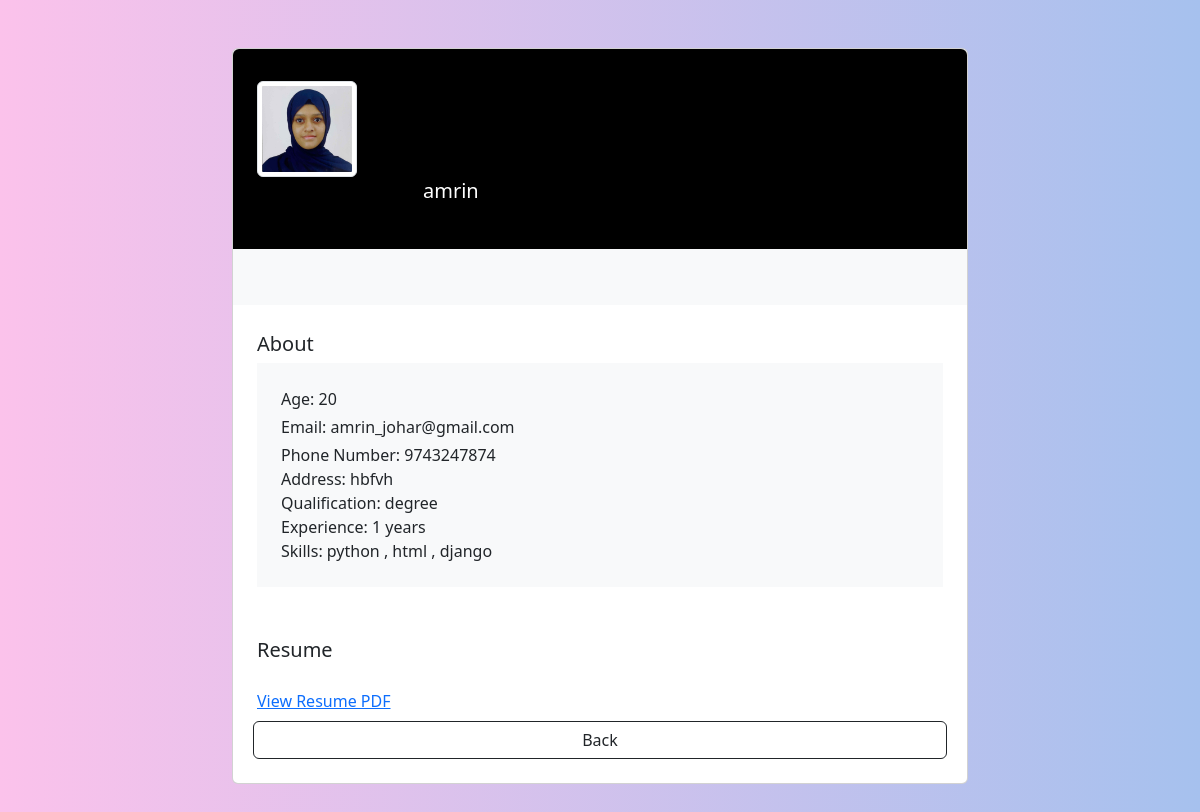
Page /view_details/1 (signed in) on the committed database.
### new_app/models.py (models this page shows)
class ProfileDetail(models.Model):
    user = models.ForeignKey(JobSeeker,on_delete=models.CASCADE,related_name='profile_details')
    qualification = models.CharField(max_length=20)
    experience = models.CharField(max_length=20)
    skills = models.CharField(max_length=50)
    resume = models.FileField(upload_to='resume/')
    profile_image = models.ImageField(upload_to='profiles/')

class JobSeeker(models.Model):
    user = models.OneToOneField(Login,on_delete=models.CASCADE,related_name='jobseeker')
    name = models.CharField(max_length=20)
    age = models.IntegerField()
    email = models.EmailField()
    phone_number = models.CharField(max_length=10)
    address = models.TextField()

### new_app/company_views.py (the view)
# urls.py: path("view_details/<int:id>", company_views.view_details ,name="view_details"),
@login_required(login_url='login_view')
def view_details(request,id):
    apply = ProfileDetail.objects.get(id=id)
    return render(request,'company/view_details.html',{'profile_details':apply})

### templates/company/view_details.html (shortened to what this page needs)
<!DOCTYPE html>
<html lang="en">
<head>
</head>
<link href="https://cdn.jsdelivr.net/npm/bootstrap@5.3.2/dist/css/bootstrap.min.css" rel="stylesheet">
<body>
<section class="h-100 gradient-custom-2">
  <div class="container py-5 h-100">
    <div class="row d-flex justify-content-center">
      <div class="col col-lg-9 col-xl-8">
        <div class="card">
          <div class="rounded-top text-white d-flex flex-row" style="background-color: #000; height:200px;">
            <div class="ms-4 mt-2 d-flex flex-column" style="width: 150px;">
              <img src="{{ profile_details.profile_image.url }}"
                alt="Generic placeholder image" class="img-fluid img-thumbnail mt-4 mb-2"
                style="width: 100px; z-index: 1">
            </div>
            <div class="ms-3" style="margin-top: 130px;">
              <h5>{{ profile_details.user.name }}</h5>
            </div>
          </div>
          <div class="p-4 text-black bg-body-tertiary">
            <div class="d-flex justify-content-end text-center py-1 text-body">
            </div>
          </div>
          <div class="card-body p-4 text-black">
            <div class="mb-5  text-body">
              <p class="lead fw-normal mb-1">About</p>
              <div class="p-4 bg-body-tertiary">
                <p class="font-italic mb-1">Age: {{ profile_details.user.age }}</p>
                <p class="font-italic mb-1">Email: {{ profile_details.user.email }}</p>
                <p class="font-italic mb-0">Phone Number: {{ profile_details.user.phone_number }}</p>
                <p class="font-italic mb-0">Address: {{ profile_details.user.address }}</p>
                <p class="font-italic mb-0">Qualification: {{ profile_details.qualification }}</p>
                <p class="font-italic mb-0">Experience: {{ profile_details.experience }}</p>
                <p class="font-italic mb-0">Skills: {{ profile_details.skills }}</p>
              </div>
            </div>
            <div class="d-flex justify-content-between align-items-center mb-4 text-body">
              <p class="lead fw-normal mb-0">Resume</p>
            </div>
            <div class="row g-2">
              <div class="col mb-2">
                <a href="{{ profile_details.resume.url }}" target="_blank">
    View Resume PDF
</a>
              </div>
            </div>
            <div class="row g-2">
                <a  role="button" data-mdb-button-init data-mdb-ripple-init class="btn btn-outline-dark text-body" data-mdb-ripple-color="dark" style="z-index: 1;" href="{% url 'applied_jobseekers' %}">
                Back
              </a>
            </div>
          </div>
        </div>
      </div>
    </div>
  </div>
</section>
</body>
</html>

### templates/company/view_details.html (style rules this page uses)
.gradient-custom-2 { background: #fbc2eb; background: -webkit-linear-gradient(to right, rgba(251, 194, 235, 1), rgba(166, 193, 238, 1)); background: linear-gradient(to right, rgba(251, 194, 235, 1), rgba(166, 193, 238, 1)) }

### rows in the picture
ProfileDetail: profile_image (picture), user.name "amrin", user.age "20", user.email "amrin_johar@gmail.com", user.phone_number "9743247874", user.address "hbfvh", qualification "degree", experience "1 years", skills "python , html , django"
